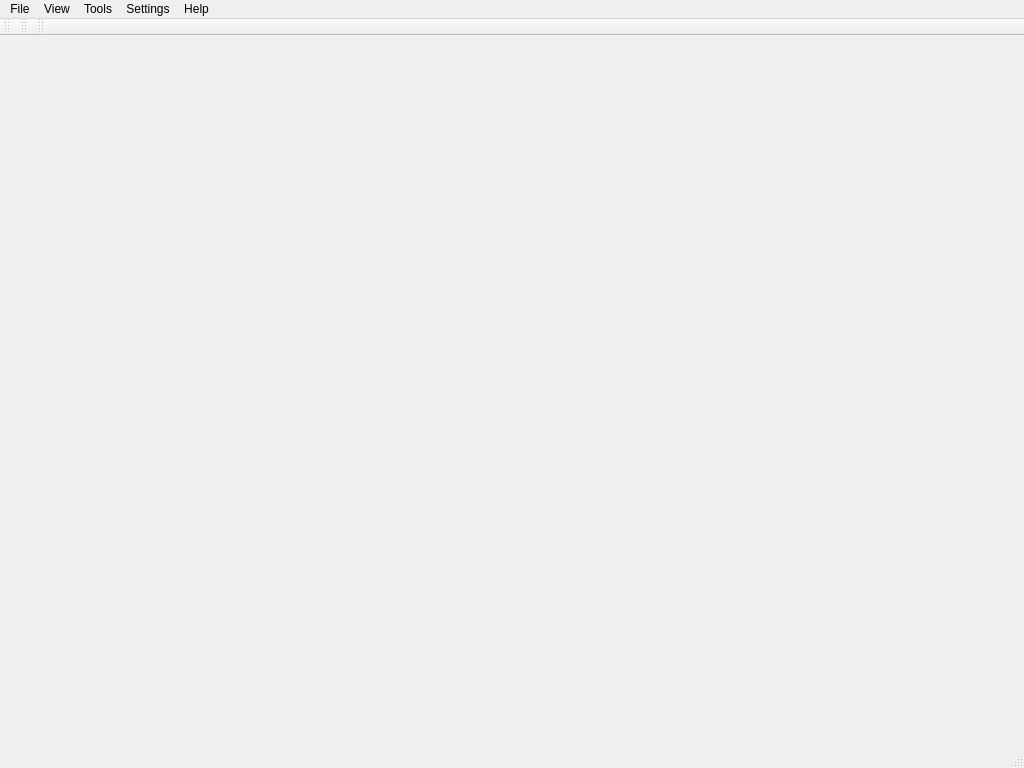
<?xml version="1.0" encoding="UTF-8"?>
<ui version="4.0">
 <class>MainWindow</class>
 <widget class="QMainWindow" name="MainWindow">
  <property name="geometry">
   <rect>
    <x>0</x>
    <y>0</y>
    <width>1024</width>
    <height>768</height>
   </rect>
  </property>
  <property name="windowTitle">
   <string>Fiber Inspector</string>
  </property>
  <widget class="QWidget" name="centralwidget"/>
  <widget class="QMenuBar" name="menubar">
   <property name="geometry">
    <rect>
     <x>0</x>
     <y>0</y>
     <width>1024</width>
     <height>22</height>
    </rect>
   </property>
   <widget class="QMenu" name="menuFile">
    <property name="title">
     <string>File</string>
    </property>
   </widget>
   <widget class="QMenu" name="menuView">
    <property name="title">
     <string>View</string>
    </property>
   </widget>
   <widget class="QMenu" name="menuTools">
    <property name="title">
     <string>Tools</string>
    </property>
   </widget>
   <widget class="QMenu" name="menuSettings">
    <property name="title">
     <string>Settings</string>
    </property>
   </widget>
   <widget class="QMenu" name="menuHelp">
    <property name="title">
     <string>Help</string>
    </property>
   </widget>
   <addaction name="menuFile"/>
   <addaction name="menuView"/>
   <addaction name="menuTools"/>
   <addaction name="menuSettings"/>
   <addaction name="menuHelp"/>
  </widget>
  <widget class="QStatusBar" name="statusbar"/>
  <widget class="QToolBar" name="fileToolBar">
   <property name="windowTitle">
    <string>File Toolbar</string>
   </property>
   <attribute name="toolBarArea">
    <enum>TopToolBarArea</enum>
   </attribute>
   <attribute name="toolBarBreak">
    <bool>false</bool>
   </attribute>
  </widget>
  <widget class="QToolBar" name="editToolBar">
   <property name="windowTitle">
    <string>Edit Toolbar</string>
   </property>
   <attribute name="toolBarArea">
    <enum>TopToolBarArea</enum>
   </attribute>
   <attribute name="toolBarBreak">
    <bool>false</bool>
   </attribute>
  </widget>
  <widget class="QToolBar" name="toolsToolBar">
   <property name="windowTitle">
    <string>Tools Toolbar</string>
   </property>
   <attribute name="toolBarArea">
    <enum>TopToolBarArea</enum>
   </attribute>
   <attribute name="toolBarBreak">
    <bool>false</bool>
   </attribute>
  </widget>
  <action name="actionOpen">
   <property name="text">
    <string>Open</string>
   </property>
  </action>
  <action name="actionSave">
   <property name="text">
    <string>Save</string>
   </property>
  </action>
  <action name="actionExport">
   <property name="text">
    <string>Export</string>
   </property>
  </action>
  <action name="actionExit">
   <property name="text">
    <string>Exit</string>
   </property>
  </action>
  <action name="actionZoomIn">
   <property name="text">
    <string>Zoom In</string>
   </property>
  </action>
  <action name="actionZoomOut">
   <property name="text">
    <string>Zoom Out</string>
   </property>
  </action>
  <action name="actionResetView">
   <property name="text">
    <string>Reset View</string>
   </property>
  </action>
  <action name="actionAnalyze">
   <property name="text">
    <string>Analyze Fiber</string>
   </property>
  </action>
  <action name="actionLiveMode">
   <property name="checkable">
    <bool>true</bool>
   </property>
   <property name="text">
    <string>Live Mode</string>
   </property>
  </action>
  <action name="actionSettings">
   <property name="text">
    <string>Settings</string>
   </property>
  </action>
  <action name="actionAbout">
   <property name="text">
    <string>About</string>
   </property>
  </action>
 </widget>
 <resources/>
 <connections/>
</ui> 
